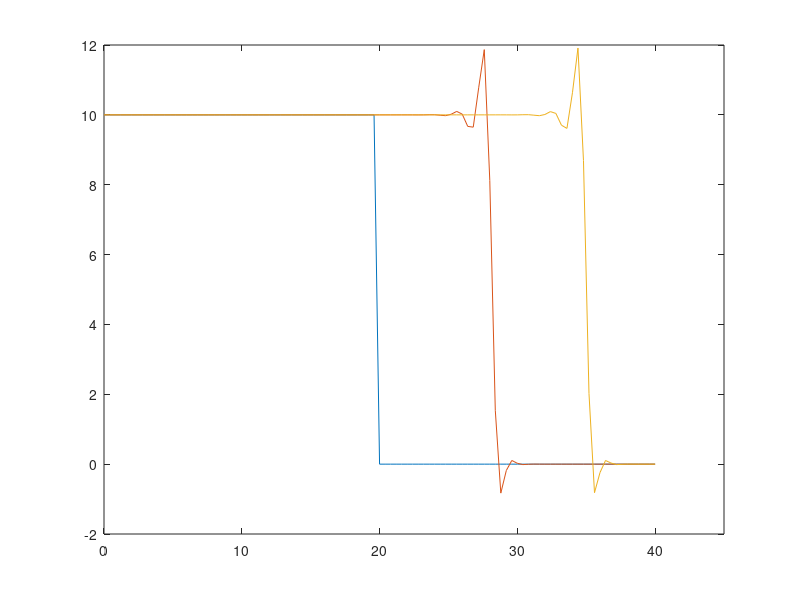

Write the MATLAB code that produced this figure.
%     ********  PROGRAM 2.11   ****************

% Solving the nonlinear nonlinear convection equation using the Beam & Warming Implicit Method
%Refer to Biringen and Chow "An Introduction to Computational Fluid Mechanics by Eample," Eqns. 
% 2.13.9 - 2.13.19
clear all; close all; clc
umax=10;
XL=0;
XH=40;
NX=101;
L=XH-XL
dx=L/(NX-1);
C=1.0;
tend=4;
n=1;
t(n)=0.;
mu=0.8;
x=linspace (0,XH,NX);
%Initial conditions
for j=1:NX
    %if x(j)<=1
    if x(j)<20
        u(1,j)=umax;
    else
        u(1,j)=0;
    end
end
dt=C*dx/umax
while t(n)<=tend
    LD=-(1/4*dt/dx)*u(n,2:NX-2);
    MD=ones(1,NX-2);
    UD=(1/4*dt/dx)*(u(n,3:NX-1));
    A=diag(LD,-1)+diag(MD,0)+diag(UD,1);
    RHS(1)=u(n,2)+(1/4*dt/dx)*(u(n,1))^2;
    for j=2:NX-3
        artvis=u(n,j+3)-4*u(n,j+2)+6*u(n,j+1)-4*u(n,j)+u(n,j-1);
        RHS(j)=u(n,j+1)-(mu/8)*artvis;
    end
    RHS(j+1)=u(1,NX-1)-(1/4*dt/dx)*(u(n,NX))^2;
    uint=A\RHS';
    %Homogeneous Dirichlet boundary conditions
    u(n+1,1)=u(n,1);
    u(n+1,2:NX-1)=uint';
    u(n+1,NX)=u(n,NX);
    dt=C*dx/max(u(n+1,:));
    n=n+1;
   t(n)=t(n-1)+dt;
end
plot(x,u(1,:));
hold on
plot(x,u(50,:));
plot(x,u(90,:));
%gtext('t = 0')
%gtext('t = 2s')
%gtext('t = 3.6s')
axis([0 45 -2 12])
